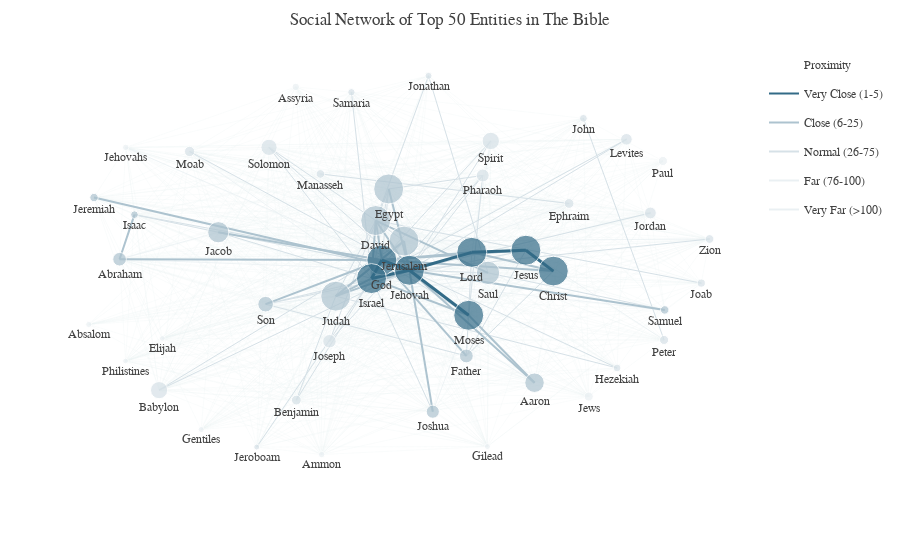

Notebook source saved alongside this figure:
### Markdown cell above
### The Social Network

Having defined the vertices and edges, we are now equipped to construct the network.

### Code cell
# Construct the Graph
G = nx.Graph()
G.add_nodes_from(w for w,_ in vertices.items())
sorted_vertices = sorted(vertices.items(), key=operator.itemgetter(1), reverse = True)

G.add_weighted_edges_from((k[0], k[1], v) for k, v in intimacies.items())
nx.set_edge_attributes(G, values=proximities, name="proximity")

# ---------------- Derive Additional information About the Graph -----------------

# Save their Proximity To God
to_god = {}
for k,_ in vertices.items():
    try:
        to_god[k] = nx.dijkstra_path_length(G,k,"God","proximity")
    except nx.NetworkXNoPath:
        to_god[k] = math.inf
        pass
nx.set_node_attributes(G, name='to_god', values=to_god)

# Save Their Degree of Connectivity (Normalized to One With the Highest Degree)
connectivity_max = max(G.degree(G.nodes()), key = lambda t : t[1])[1]
connectivities = dict((k, 100. * G.degree(k) / connectivity_max) for k,_ in vertices.items())
nx.set_node_attributes(G, name="connectivity", values=connectivities)

############################### Plotly Construction ###########################

# For illustrative purposes, let us show only the top 50 entities
n_show = 50
sub_G = G.subgraph(n for n, _ in sorted_vertices[:n_show])

pos = nx.spring_layout(sub_G, k=3.0)

############################### Prepare Vertices ##############################

# Construct Vertices Information for Plotly
v_plotly = {}
for node in sub_G.nodes():
    
    # Create Hover Text
    top_edges = sorted(G[node].items(),key=lambda v: v[1]["proximity"])[:5]
    p_to_god = G.node[node]["to_god"]
    outreach = G.node[node]["connectivity"]
    hovertext = "<b>Name: </b>{}<br>".format(node) + \
                "<b>Proximity to God:</b> {:.0f}<br>".format(p_to_god) + \
                "<b>Influence:</b> {:.0f}%<br>".format(outreach) + \
                "<b>Closest Neighbors (and Proximity):</b><br>" + \
                "<br>".join("{} ({:.0f})".format(e[0], e[1]["proximity"]) for e in top_edges)
    
    v_plotly[node] = {
        "x": pos[node][0],
        "y": pos[node][1],
        "size": min(vertices[node] / 500. * 30.,30),
        "color": _d.fade_color(_d.txt_color,0.3),
        "hovertext": hovertext,
        "rank": 9999 # To determine which color to be plotted
    }

############################### Prepare Edges ##############################
e_plotly = {}

# Define Edge Groups for Plotly
edge_groups = OrderedDict([
    ("Very Close (1-5)", {
        "range": [1, 5],
        "color": _d.get_color(0),
        "linew": 3.
    }),
    ("Close (6-25)", {
        "range": [6, 25],
        "color": _d.fade_color(_d.get_color(0),0.4),
        "linew": 2.
    }),
    ("Normal (26-75)", {
        "range": [26, 75],
        "color": _d.fade_color(_d.get_color(0),0.2),
        "linew": 1.
    }),
    ("Far (76-100)", {
        "range": [76, 100],
        "color": _d.fade_color(_d.get_color(0),0.1),
        "linew": 0.75       
    }),
    ("Very Far (>100)", {
        "range": [101, math.inf],
        "color": _d.fade_color(_d.get_color(0),0.1),
        "linew": 0.25       
    })
])

def find_edge_group_item(proximity):
    for k, v in edge_groups.items():
        l_b, u_b = v["range"]
        if l_b <= proximity and proximity <= u_b:         
            return (k, v)
        
# Construct Edges for Plotly
for edge in sub_G.edges():
    
    # Get Distance and Group
    proximity = int(G[edge[0]][edge[1]]["proximity"])
    g_name, g_attrs = find_edge_group_item(proximity)
    
    # Positions
    x0, y0 = pos[edge[0]]
    x1, y1 = pos[edge[1]]
    
    e_plotly[edge[0] + "-" + edge[1]] = {
        "nodes" : [edge[0], edge[1]],
        "x": [x0, x1],
        "y": [y0, y1],
        "group": g_name,
        "color": g_attrs["color"],
        "linewidth": g_attrs["linew"],
        "proximity": proximity
    }
    
    # Update Information on Vertices End
    v_plotly[edge[0]]["rank"] = min(proximity, v_plotly[edge[0]]["rank"])
    v_plotly[edge[1]]["rank"] = min(proximity, v_plotly[edge[1]]["rank"])
  

# Update Vertices Color Based on Ranking
for k, v in v_plotly.items():
    _, g_attr = find_edge_group_item(v["rank"])
    v["color"] = g_attr["color"]

############################### Draw Elements ##############################
# Create Elements For Plotly
data = []

# Edges First So That Vertices Are In Front of Nodes
for k,v in sorted(e_plotly.items(), key=lambda e: e[1]["proximity"], reverse=True):
    data.append(py_go.Scatter(
        mode="lines",
        line=py_go.Line(
            width=v["linewidth"],
            color=v["color"]
        ),
        
        x=v["x"],
        y=v["y"],
        
        legendgroup=v["group"],
        showlegend = False,
        
        hoverinfo="none"
    ))
    
# Vertices Next
data.append(py_go.Scatter(
    mode='markers+text',
    marker=py_go.Marker(
        color=[v["color"] for _,v in v_plotly.items()],
        size=[v["size"] for _,v in v_plotly.items()]),
    textposition='bottom',
    
    x=[v["x"] for _,v in v_plotly.items()],
    y=[v["y"] for _,v in v_plotly.items()],
    text=[k for k in v_plotly.keys()],
    
    showlegend = False,
    
    hoverinfo='text',
    hovertext= [v["hovertext"] for _,v in v_plotly.items()]
))

# Append Legends
data.append(py_go.Scatter(
                name="Proximity",
                mode="none",
                x = [0,0], y = [0,0],

                showlegend = True,

                hoverinfo="none"
            ))

data.extend([ py_go.Scatter(
                name=k,
                mode="lines",
                line=py_go.Line(
                    color=v["color"]
                ),        
                x = [0,0], y = [0,0],

                legendgroup = k,
                showlegend = True,
    
                hoverinfo="none"
            ) for k, v in edge_groups.items() ])  

# Layouts
layout = py_go.Layout(_d.py_layout)
layout["title"] = "Social Network of Top " + str(n_show) + " Entities in The Bible"
layout["hovermode"]='closest'
layout["xaxis"] = py_go.XAxis(showgrid=False, zeroline=False, showticklabels=False)
layout["yaxis"] = py_go.YAxis(showgrid=False, zeroline=False, showticklabels=False)
fig = py_go.Figure(data=data,layout=layout)

py.iplot(fig, config=_d.py_config)
